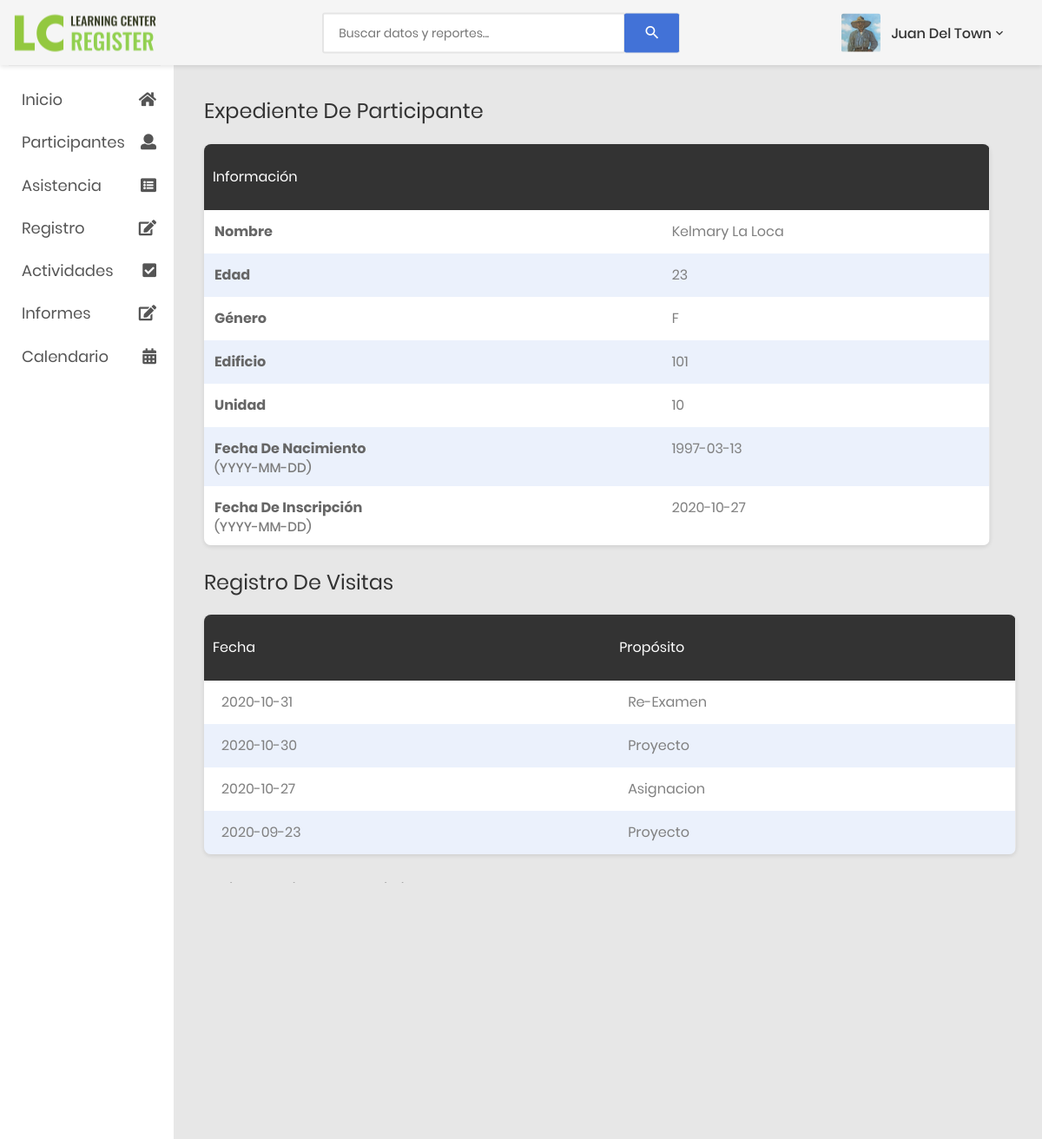
Page /expedienteParticipante.php?id=4 on the committed database.
### tables this page shows
CREATE TABLE `participantes` (
  `participanteID` int(11) NOT NULL,
  `nombre` varchar(20) NOT NULL,
  `apellidos` varchar(30) NOT NULL,
  `genero` varchar(1) NOT NULL,
  `edificio` int(11) NOT NULL,
  `unidad` int(11) NOT NULL,
  `birthday` date NOT NULL,
  `inscripcion` date NOT NULL DEFAULT current_timestamp(),
  `activo` int(11) NOT NULL DEFAULT 1
);

CREATE TABLE `hojaasistencia` (
  `id` int(11) NOT NULL,
  `fecha` date NOT NULL,
  `fiscalYear` varchar(9) NOT NULL
);

CREATE TABLE `propositos` (
  `id` int(11) NOT NULL,
  `proposito` varchar(20) NOT NULL
);

### expedienteParticipante.php (the view, shortened to what this page needs)
<?php
    include './includes/connection.php';
    if(empty($_REQUEST['id']))
        {
            header("location: listaParticipante.php");
        }else{
            $participanteID = $_REQUEST['id'];
            $query = mysqli_query($connection, "SELECT * FROM `participantes` WHERE participanteID = '$participanteID'");
            $query2 = mysqli_query($connection, "SELECT h.fecha, p.proposito FROM `asistencia` a INNER JOIN propositos p
                    ON a.proposito = p.id INNER JOIN hojaasistencia h ON a.hojaAsistencia = h.id WHERE a.participanteID = $participanteID ORDER BY h.id DESC");
            $participante = mysqli_fetch_array($query);
            $naci = $participante['birthday'];
            $fecha_nacimiento = new DateTime($naci);
            $hoy = new DateTime();
            $edad = $hoy->diff($fecha_nacimiento);
        }
?>
<!DOCTYPE html>
<html lang="en">
<head>
    <link href="css/font-face.css" rel="stylesheet" media="all">
    <link href="vendor/font-awesome-4.7/css/font-awesome.min.css" rel="stylesheet" media="all">
    <link href="vendor/font-awesome-5/css/fontawesome-all.min.css" rel="stylesheet" media="all">
    <link href="vendor/mdi-font/css/material-design-iconic-font.min.css" rel="stylesheet" media="all">
    <link href="vendor/bootstrap-4.1/bootstrap.min.css" rel="stylesheet" media="all">
    <link href="vendor/animsition/animsition.min.css" rel="stylesheet" media="all">
    <link href="vendor/bootstrap-progressbar/bootstrap-progressbar-3.3.4.min.css" rel="stylesheet" media="all">
    <link href="vendor/wow/animate.css" rel="stylesheet" media="all">
    <link href="vendor/css-hamburgers/hamburgers.min.css" rel="stylesheet" media="all">
    <link href="vendor/slick/slick.css" rel="stylesheet" media="all">
    <link href="vendor/select2/select2.min.css" rel="stylesheet" media="all">
    <link href="vendor/perfect-scrollbar/perfect-scrollbar.css" rel="stylesheet" media="all">
    <link href="css/theme.css" rel="stylesheet" media="all">
</head>
<body class="animsition">
    <div class="page-wrapper">
        <?php
	        include './includes/menuSideBar.php';
        ?>
        <div class="page-container">
            <?php
	            include './includes/header.php';
            ?>
            <div class="main-content">
                <div class="section__content section__content--p30">
                    <h2 class="title-2">Expediente De Participante</h2>
                            <div class="col-lg-10"></div>
                                <div class="table-responsive table--no-card m-b-30">
                                    <table class="table table-borderless table-striped table-earning">
                                        <thead>
                                            <tr>
                                                <th class="text-left">Información</th>
                                                <th class="text-left"></th>
                                            </tr>
                                        </thead>
                                            <tr>
                                                <th class="text-left">Nombre</th>
                                                <td class="text-left"><?php echo $participante['nombre']." ".$participante['apellidos']?></td>
                                            </tr>
                                            <tr>
                                                <th class="text-left">Edad</th>
                                                <td class="text-left"><?php echo $edad->y?></td>
                                            </tr>
                                                <th class="text-left">Género</th>
                                                <td class="text-left"><?php echo $participante['genero']?></td>
                                                <th class="text-left">Edificio</th>
                                                <td class="text-left"><?php echo $participante['edificio']?></td>
                                                <th class="text-left">Unidad</th>
                                                <td class="text-left"><?php echo $participante['unidad']?></td>
                                                <th class="text-left">Fecha De Nacimiento
                                                    <br>
                                                    <h6 class="title-7">(YYYY-MM-DD)</h6>
                                                </th>
                                                <td class="text-left"><?php echo $participante['birthday']?></td>
                                                <th class="text-left">Fecha De Inscripción
                                                    <br>
                                                    <h6 class="title-7">(YYYY-MM-DD)</h6>
                                                </th>
                                                <td class="text-left"><?php echo $participante['inscripcion']?></td>
                                    </table>
                                </div>
                            </div>
                            <div class="col-lg-10"></div>
                            <h2 class="title-2">Registro de Visitas</h2>
                                <div class="table-responsive table--no-card m-b-30">
                                    <table class="table table-borderless table-striped table-earning">
                                        <thead>
                                            <tr>
                                                <th class="text-left">Fecha</th>
                                                <th class="text-left">Propósito</th>
                                            </tr>
                                        </thead>
                                        <tbody>
                                            <?php
                                                $result = mysqli_num_rows($query2);
                                                if($result > 0){
                                                    while($datos = mysqli_fetch_array($query2)){
                                            ?>
                                                    <tr>
                                                        <td><?php echo $datos['fecha']?></td>
                                                        <td><?php echo $datos['proposito']?></td>
                                                    </tr>
                                            <?php
                                                    }
                                                }
                                            ?>
                                        </tbody>
                                    </table>
                                </div>
                            </div>
                            <div class="col-lg-10"></div>
                            <h2 class="title-2">Asistencia de Actividad:</h2>
                                <div class="table-responsive table--no-card m-b-30">
                                    <table class="table table-borderless table-striped table-earning">
                                        <thead>
                                            <tr>
                                                <th class="text-left">Fecha</th>
                                                <th class="text-left">Nombre</th>
                                            </tr>
                                        </thead>
                                        <tbody>
                                            <?php
                                            $queryActividad = mysqli_query($connection, "SELECT b.fecha, b.nombre
                                            FROM asistenciaactividad a
                                            INNER JOIN actividades b ON a.actividadID =  b.actividadID
                                            WHERE a.participanteID = '$participanteID' ORDER BY b.actividadID ASC");
                                                $result1 = mysqli_num_rows($queryActividad);
                                                if($result1 > 0){
                                                    while($datos = mysqli_fetch_array($queryActividad)){
                                            ?>
                                                    <tr>
                                                        <td><?php echo $datos['fecha']?></td>
                                                        <td><?php echo $datos['nombre']?></td>
                                                    </tr>
                                            <?php
                                                    }
                                                }
                                            ?>
                                        </tbody>
                                    </table>
                                </div>
                            </div>
                            </div>
                        <?php
	                        include './includes/footer.php';
                        ?>
</body>
</html>

### rows in the picture
participantes: nombre "Kelmary", apellidos "La Loca", birthday "23", genero "F", edificio "101", unidad "10", birthday "1997-03-13", inscripcion "2020-10-27"
hojaasistencia: fecha "2020-10-31", propositos.proposito "Re-Examen"
hojaasistencia: fecha "2020-10-30", propositos.proposito "Proyecto"
hojaasistencia: fecha "2020-10-27", propositos.proposito "Asignacion"
hojaasistencia: fecha "2020-09-23", propositos.proposito "Proyecto"
